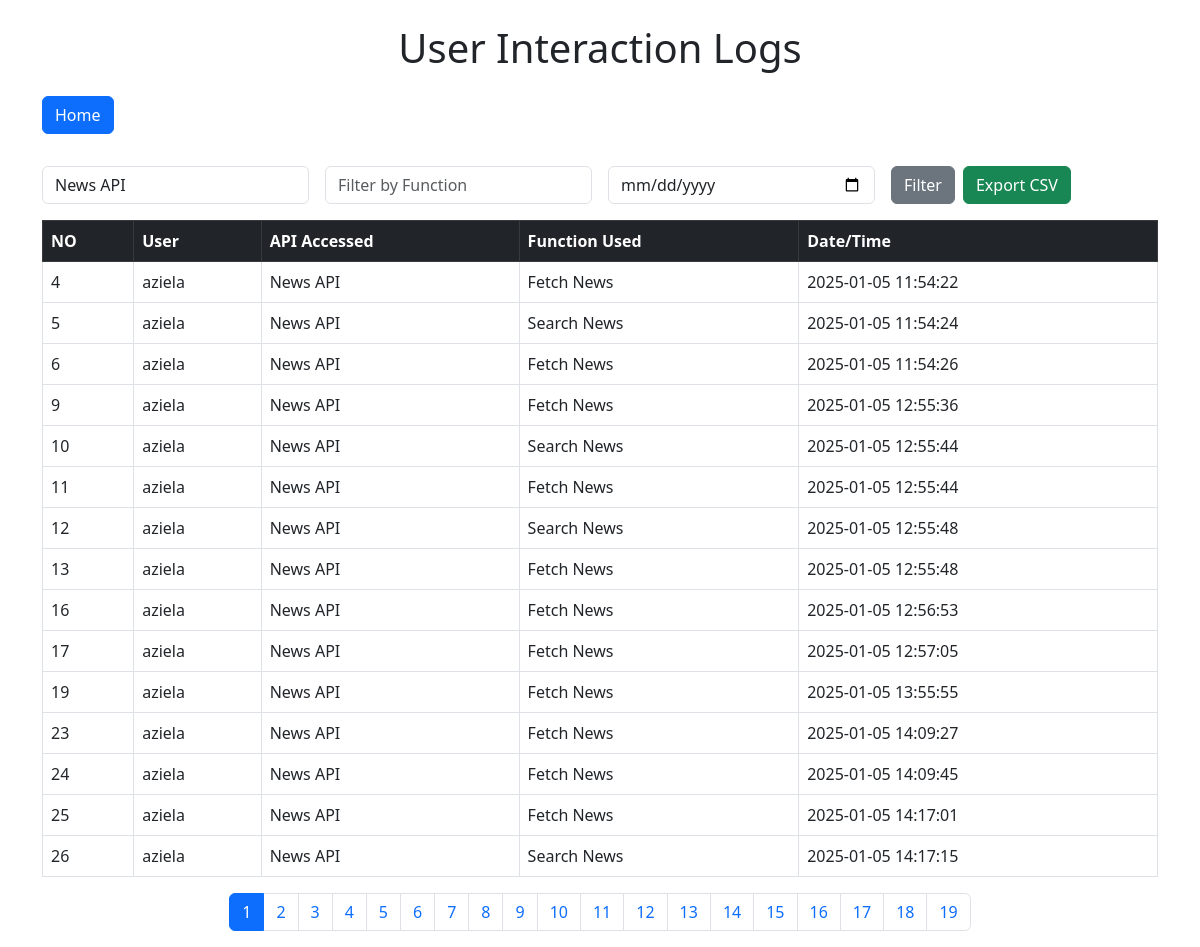
The page /interaction_logs.php?filter_api=News API (signed in) on the database its author committed.
### tables this page shows
CREATE TABLE `interaction_logs` (
  `id` int(11) NOT NULL,
  `user_id` int(11) DEFAULT NULL,
  `api_accessed` varchar(255) DEFAULT NULL,
  `function_used` varchar(255) DEFAULT NULL,
  `date_time` timestamp NOT NULL DEFAULT current_timestamp()
);

CREATE TABLE `users` (
  `user_id` int(11) NOT NULL,
  `username` varchar(100) NOT NULL,
  `password` varchar(255) NOT NULL,
  `email` varchar(100) DEFAULT NULL,
  `date_created` datetime DEFAULT current_timestamp()
);

### interaction_logs.php (the view, shortened to what this page needs)
<?php
include('db_connection.php');
function fetch_interaction_logs($page = 1, $filter_api = '', $filter_function = '', $filter_date = '', $sort = 'date_time') {
    global $pdo;
    $records_per_page = 15;
    $offset = ($page - 1) * $records_per_page;
    $sql = "SELECT il.id, u.username, il.api_accessed, il.function_used, il.date_time
        FROM interaction_logs il
        JOIN users u ON il.user_id = u.user_id
        WHERE il.api_accessed LIKE :filter_api
        AND il.function_used LIKE :filter_function
        AND il.date_time LIKE :filter_date
        ORDER BY $sort
        LIMIT :offset, :records_per_page";
    $stmt = $pdo->prepare($sql);
    $stmt->bindValue(':filter_api', "%$filter_api%", PDO::PARAM_STR);
    $stmt->bindValue(':filter_function', "%$filter_function%", PDO::PARAM_STR);
    $stmt->bindValue(':filter_date', "%$filter_date%", PDO::PARAM_STR);
    $stmt->bindValue(':offset', $offset, PDO::PARAM_INT);
    $stmt->bindValue(':records_per_page', $records_per_page, PDO::PARAM_INT);
    $stmt->execute();
    return $stmt->fetchAll(PDO::FETCH_ASSOC);
}
function get_total_record_count($filter_api = '', $filter_function = '', $filter_date = '') {
    global $pdo;
    $sql = "SELECT COUNT(*) FROM interaction_logs
            WHERE api_accessed LIKE :filter_api
            AND function_used LIKE :filter_function
            AND date_time LIKE :filter_date";
    $stmt = $pdo->prepare($sql);
    $stmt->bindValue(':filter_api', "%$filter_api%", PDO::PARAM_STR);
    $stmt->bindValue(':filter_function', "%$filter_function%", PDO::PARAM_STR);
    $stmt->bindValue(':filter_date', "%$filter_date%", PDO::PARAM_STR);
    $stmt->execute();
    return $stmt->fetchColumn();
}
$page = isset($_GET['page']) ? (int)$_GET['page'] : 1;
$filter_api = $_GET['filter_api'] ?? '';
$filter_function = $_GET['filter_function'] ?? '';
$filter_date = $_GET['filter_date'] ?? '';
$total_records = get_total_record_count($filter_api, $filter_function, $filter_date);
$logs = fetch_interaction_logs($page, $filter_api, $filter_function, $filter_date);
?>
<!DOCTYPE html>
<html lang="en">
<head>
    <link rel="stylesheet" href="https://cdn.jsdelivr.net/npm/bootstrap@5.3.0-alpha1/dist/css/bootstrap.min.css">
</head>
<body>
    <div class="container mt-4">
        <h1 class="mb-4 text-center">User Interaction Logs</h1>
        <form method="get" class="row g-3 mb-3">
            <div class="mb-3">
            <a href="index.html" class="btn btn-primary">Home</a>
            </div>
            <div class="col-md-3">
                <input type="text" name="filter_api" value="<?= htmlspecialchars($filter_api) ?>" class="form-control" placeholder="Filter by API">
            </div>
            <div class="col-md-3">
                <input type="text" name="filter_function" value="<?= htmlspecialchars($filter_function) ?>" class="form-control" placeholder="Filter by Function">
            </div>
            <div class="col-md-3">
                <input type="date" name="filter_date" value="<?= htmlspecialchars($filter_date) ?>" class="form-control" placeholder="Filter by Date">
            </div>
            <div class="col-md-3 d-flex">
                <button type="submit" class="btn btn-secondary me-2">Filter</button>
                <a href="?export=true&filter_api=<?= urlencode($filter_api) ?>&filter_function=<?= urlencode($filter_function) ?>&filter_date=<?= urlencode($filter_date) ?>" class="btn btn-success" target="_blank">Export CSV</a>
            </div>
        </form>
        <table class="table table-bordered">
            <thead class="table-dark">
                <tr>
                    <th>NO</th>
                    <th>User</th>
                    <th>API Accessed</th>
                    <th>Function Used</th>
                    <th>Date/Time</th>
                </tr>
            </thead>
            <tbody>
                <?php foreach ($logs as $row): ?>
                    <tr>
                        <td><?= $row['id'] ?></td>
                        <td><?= htmlspecialchars($row['username']) ?></td>
                        <td><?= htmlspecialchars($row['api_accessed']) ?></td>
                        <td><?= htmlspecialchars($row['function_used']) ?></td>
                        <td><?= htmlspecialchars($row['date_time']) ?></td>
                    </tr>
                <?php endforeach; ?>
            </tbody>
        </table>
        <nav>
            <ul class="pagination justify-content-center">
                <?php for ($i = 1; $i <= ceil($total_records / 15); $i++): ?>
                    <li class="page-item <?= ($i == $page) ? 'active' : '' ?>">
                        <a class="page-link" href="?page=<?= $i ?>&filter_api=<?= urlencode($filter_api) ?>&filter_function=<?= urlencode($filter_function) ?>&filter_date=<?= urlencode($filter_date) ?>"><?= $i ?></a>
                    </li>
                <?php endfor; ?>
            </ul>
        </nav>
    </div>
</body>
</html>

### rows shown on the page
interaction_logs: id "4", user.username "aziela", api_accessed "News API", function_used "Fetch News", date_time "2025-01-05 11:54:22"
interaction_logs: id "5", user.username "aziela", api_accessed "News API", function_used "Search News", date_time "2025-01-05 11:54:24"
interaction_logs: id "6", user.username "aziela", api_accessed "News API", function_used "Fetch News", date_time "2025-01-05 11:54:26"
interaction_logs: id "9", user.username "aziela", api_accessed "News API", function_used "Fetch News", date_time "2025-01-05 12:55:36"
interaction_logs: id "10", user.username "aziela", api_accessed "News API", function_used "Search News", date_time "2025-01-05 12:55:44"
interaction_logs: id "11", user.username "aziela", api_accessed "News API", function_used "Fetch News", date_time "2025-01-05 12:55:44"
interaction_logs: id "12", user.username "aziela", api_accessed "News API", function_used "Search News", date_time "2025-01-05 12:55:48"
interaction_logs: id "13", user.username "aziela", api_accessed "News API", function_used "Fetch News", date_time "2025-01-05 12:55:48"
interaction_logs: id "16", user.username "aziela", api_accessed "News API", function_used "Fetch News", date_time "2025-01-05 12:56:53"
interaction_logs: id "17", user.username "aziela", api_accessed "News API", function_used "Fetch News", date_time "2025-01-05 12:57:05"
interaction_logs: id "19", user.username "aziela", api_accessed "News API", function_used "Fetch News", date_time "2025-01-05 13:55:55"
interaction_logs: id "23", user.username "aziela", api_accessed "News API", function_used "Fetch News", date_time "2025-01-05 14:09:27"
interaction_logs: id "24", user.username "aziela", api_accessed "News API", function_used "Fetch News", date_time "2025-01-05 14:09:45"
interaction_logs: id "25", user.username "aziela", api_accessed "News API", function_used "Fetch News", date_time "2025-01-05 14:17:01"
interaction_logs: id "26", user.username "aziela", api_accessed "News API", function_used "Search News", date_time "2025-01-05 14:17:15"
